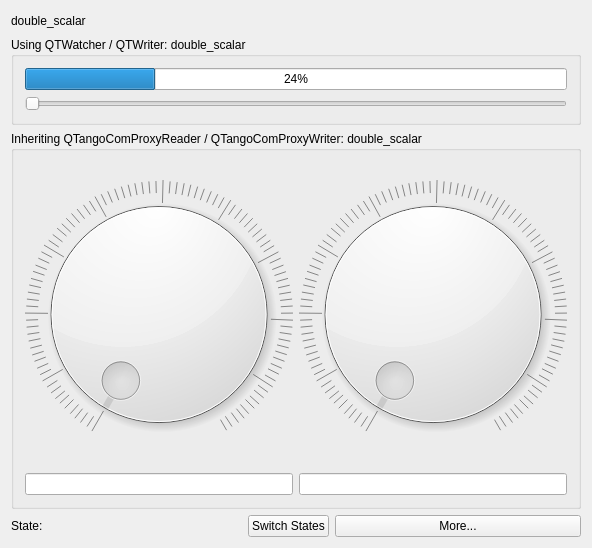
<?xml version="1.0" encoding="UTF-8"?>
<ui version="4.0">
 <class>ComplexQTangoDemo</class>
 <widget class="QWidget" name="ComplexQTangoDemo">
  <property name="geometry">
   <rect>
    <x>0</x>
    <y>0</y>
    <width>592</width>
    <height>548</height>
   </rect>
  </property>
  <property name="windowTitle">
   <string>ComplexQTangoDemo</string>
  </property>
  <layout class="QGridLayout" name="gridLayout_2">
   <item row="3" column="4">
    <widget class="TPushButton" name="tPushButton">
     <property name="text">
      <string>Switch States</string>
     </property>
     <property name="targets">
      <string>$1-&gt;SwitchStates;;</string>
     </property>
    </widget>
   </item>
   <item row="0" column="0">
    <widget class="TSimpleLabel" name="tSimpleLabel">
     <property name="text">
      <string>double_scalar</string>
     </property>
    </widget>
   </item>
   <item row="3" column="2" colspan="2">
    <widget class="TLabel" name="tLabel_3">
     <property name="source">
      <string>$1-&gt;Status</string>
     </property>
    </widget>
   </item>
   <item row="3" column="1">
    <widget class="TLabel" name="tLabel_2">
     <property name="source">
      <string>$1-&gt;State</string>
     </property>
    </widget>
   </item>
   <item row="3" column="0">
    <widget class="TSimpleLabel" name="tSimpleLabel_2">
     <property name="text">
      <string>State:</string>
     </property>
    </widget>
   </item>
   <item row="3" column="5">
    <widget class="QPushButton" name="pbMore">
     <property name="text">
      <string>More...</string>
     </property>
    </widget>
   </item>
   <item row="2" column="0" colspan="6">
    <widget class="QGroupBox" name="groupBox">
     <property name="sizePolicy">
      <sizepolicy hsizetype="Preferred" vsizetype="Preferred">
       <horstretch>0</horstretch>
       <verstretch>1</verstretch>
      </sizepolicy>
     </property>
     <property name="title">
      <string>Inheriting QTangoComProxyReader / QTangoComProxyWriter: double_scalar</string>
     </property>
     <layout class="QGridLayout" name="gridLayout">
      <item row="0" column="0">
       <widget class="TDialRead" name="readDial">
        <property name="wrapping">
         <bool>false</bool>
        </property>
        <property name="notchesVisible">
         <bool>true</bool>
        </property>
       </widget>
      </item>
      <item row="0" column="1">
       <widget class="TDialWrite" name="writeDial">
        <property name="toolTip">
         <string>&lt;!DOCTYPE HTML PUBLIC &quot;-//W3C//DTD HTML 4.0//EN&quot; &quot;http://www.w3.org/TR/REC-html40/strict.dtd&quot;&gt;
&lt;html&gt;&lt;head&gt;&lt;meta name=&quot;qrichtext&quot; content=&quot;1&quot; /&gt;&lt;style type=&quot;text/css&quot;&gt;
p, li { white-space: pre-wrap; }
&lt;/style&gt;&lt;/head&gt;&lt;body style=&quot; font-family:'Sans'; font-size:9pt; font-weight:400; font-style:normal;&quot;&gt;
&lt;p style=&quot; margin-top:0px; margin-bottom:0px; margin-left:0px; margin-right:0px; -qt-block-indent:0; text-indent:0px;&quot;&gt;This dial will change the &lt;span style=&quot; font-weight:600;&quot;&gt;short_scalar&lt;/span&gt; on the left&lt;/p&gt;&lt;/body&gt;&lt;/html&gt;</string>
        </property>
        <property name="wrapping">
         <bool>false</bool>
        </property>
        <property name="notchesVisible">
         <bool>true</bool>
        </property>
       </widget>
      </item>
      <item row="1" column="0">
       <widget class="QLineEdit" name="leDialRead"/>
      </item>
      <item row="1" column="1">
       <widget class="QLineEdit" name="leDialWrite"/>
      </item>
     </layout>
    </widget>
   </item>
   <item row="1" column="0" colspan="6">
    <widget class="QGroupBox" name="groupBox_2">
     <property name="title">
      <string>Using QTWatcher / QTWriter: double_scalar</string>
     </property>
     <layout class="QGridLayout" name="gridLayout_3">
      <item row="1" column="0">
       <widget class="QSlider" name="horizontalSlider">
        <property name="orientation">
         <enum>Qt::Horizontal</enum>
        </property>
       </widget>
      </item>
      <item row="0" column="0">
       <widget class="QProgressBar" name="progressBar">
        <property name="value">
         <number>24</number>
        </property>
       </widget>
      </item>
     </layout>
    </widget>
   </item>
   <item row="0" column="5">
    <spacer name="horizontalSpacer">
     <property name="orientation">
      <enum>Qt::Horizontal</enum>
     </property>
     <property name="sizeHint" stdset="0">
      <size>
       <width>40</width>
       <height>20</height>
      </size>
     </property>
    </spacer>
   </item>
   <item row="0" column="4">
    <widget class="TApplyNumeric" name="tApplyNumeric">
     <property name="maximumSize">
      <size>
       <width>140</width>
       <height>46</height>
      </size>
     </property>
     <property name="targets">
      <string>$1/double_scalar;;</string>
     </property>
    </widget>
   </item>
   <item row="0" column="1" colspan="2">
    <widget class="TLabel" name="tLabel">
     <property name="sizePolicy">
      <sizepolicy hsizetype="Minimum" vsizetype="Minimum">
       <horstretch>1</horstretch>
       <verstretch>0</verstretch>
      </sizepolicy>
     </property>
     <property name="source">
      <string>$1/double_scalar</string>
     </property>
    </widget>
   </item>
  </layout>
 </widget>
 <layoutdefault spacing="6" margin="11"/>
 <customwidgets>
  <customwidget>
   <class>TSimpleLabel</class>
   <extends>QLabel</extends>
   <header>TSimpleLabel</header>
  </customwidget>
  <customwidget>
   <class>TLabel</class>
   <extends>ELabel</extends>
   <header>TLabel</header>
  </customwidget>
  <customwidget>
   <class>TApplyNumeric</class>
   <extends>EApplyNumeric</extends>
   <header>TApplyNumeric</header>
  </customwidget>
  <customwidget>
   <class>TPushButton</class>
   <extends>QPushButton</extends>
   <header>TPushButton</header>
  </customwidget>
  <customwidget>
   <class>ELabel</class>
   <extends>QLabel</extends>
   <header>elabel.h</header>
  </customwidget>
  <customwidget>
   <class>EApplyNumeric</class>
   <extends>QWidget</extends>
   <header>eapplynumeric.h</header>
  </customwidget>
  <customwidget>
   <class>TDialRead</class>
   <extends>QDial</extends>
   <header>tdialread.h</header>
  </customwidget>
  <customwidget>
   <class>TDialWrite</class>
   <extends>QDial</extends>
   <header>tdialwrite.h</header>
  </customwidget>
 </customwidgets>
 <resources/>
 <connections/>
</ui>
